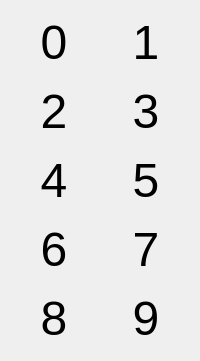
      <widget class="QWidget" name="tab_3">
       <attribute name="title">
        <string>Numbers</string>
       </attribute>
       <layout class="QGridLayout" name="gridLayout_5">
        <item row="2" column="0">
         <widget class="QPushButton" name="pushButton_54">
          <property name="sizePolicy">
           <sizepolicy hsizetype="Expanding" vsizetype="Expanding">
            <horstretch>0</horstretch>
            <verstretch>0</verstretch>
           </sizepolicy>
          </property>
          <property name="font">
           <font>
            <pointsize>36</pointsize>
           </font>
          </property>
          <property name="text">
           <string>4</string>
          </property>
          <property name="flat">
           <bool>true</bool>
          </property>
          <attribute name="buttonGroup">
           <string notr="true">numberButtons</string>
          </attribute>
         </widget>
        </item>
        <item row="4" column="1">
         <widget class="QPushButton" name="pushButton_51">
          <property name="sizePolicy">
           <sizepolicy hsizetype="Expanding" vsizetype="Expanding">
            <horstretch>0</horstretch>
            <verstretch>0</verstretch>
           </sizepolicy>
          </property>
          <property name="font">
           <font>
            <pointsize>36</pointsize>
           </font>
          </property>
          <property name="text">
           <string>9</string>
          </property>
          <property name="flat">
           <bool>true</bool>
          </property>
          <attribute name="buttonGroup">
           <string notr="true">numberButtons</string>
          </attribute>
         </widget>
        </item>
        <item row="0" column="1">
         <widget class="QPushButton" name="pushButton_49">
          <property name="sizePolicy">
           <sizepolicy hsizetype="Expanding" vsizetype="Expanding">
            <horstretch>0</horstretch>
            <verstretch>0</verstretch>
           </sizepolicy>
          </property>
          <property name="font">
           <font>
            <pointsize>36</pointsize>
           </font>
          </property>
          <property name="text">
           <string>1</string>
          </property>
          <property name="flat">
           <bool>true</bool>
          </property>
          <attribute name="buttonGroup">
           <string notr="true">numberButtons</string>
          </attribute>
         </widget>
        </item>
        <item row="4" column="0">
         <widget class="QPushButton" name="pushButton_50">
          <property name="sizePolicy">
           <sizepolicy hsizetype="Expanding" vsizetype="Expanding">
            <horstretch>0</horstretch>
            <verstretch>0</verstretch>
           </sizepolicy>
          </property>
          <property name="font">
           <font>
            <pointsize>36</pointsize>
           </font>
          </property>
          <property name="text">
           <string>8</string>
          </property>
          <property name="flat">
           <bool>true</bool>
          </property>
          <attribute name="buttonGroup">
           <string notr="true">numberButtons</string>
          </attribute>
         </widget>
        </item>
        <item row="2" column="1">
         <widget class="QPushButton" name="pushButton_55">
          <property name="sizePolicy">
           <sizepolicy hsizetype="Expanding" vsizetype="Expanding">
            <horstretch>0</horstretch>
            <verstretch>0</verstretch>
           </sizepolicy>
          </property>
          <property name="font">
           <font>
            <pointsize>36</pointsize>
           </font>
          </property>
          <property name="text">
           <string>5</string>
          </property>
          <property name="flat">
           <bool>true</bool>
          </property>
          <attribute name="buttonGroup">
           <string notr="true">numberButtons</string>
          </attribute>
         </widget>
        </item>
        <item row="3" column="1">
         <widget class="QPushButton" name="pushButton_53">
          <property name="sizePolicy">
           <sizepolicy hsizetype="Expanding" vsizetype="Expanding">
            <horstretch>0</horstretch>
            <verstretch>0</verstretch>
           </sizepolicy>
          </property>
          <property name="font">
           <font>
            <pointsize>36</pointsize>
           </font>
          </property>
          <property name="text">
           <string>7</string>
          </property>
          <property name="flat">
           <bool>true</bool>
          </property>
          <attribute name="buttonGroup">
           <string notr="true">numberButtons</string>
          </attribute>
         </widget>
        </item>
        <item row="0" column="0">
         <widget class="QPushButton" name="pushButton_48">
          <property name="sizePolicy">
           <sizepolicy hsizetype="Expanding" vsizetype="Expanding">
            <horstretch>0</horstretch>
            <verstretch>0</verstretch>
           </sizepolicy>
          </property>
          <property name="font">
           <font>
            <pointsize>36</pointsize>
           </font>
          </property>
          <property name="text">
           <string>0</string>
          </property>
          <property name="flat">
           <bool>true</bool>
          </property>
          <attribute name="buttonGroup">
           <string notr="true">numberButtons</string>
          </attribute>
         </widget>
        </item>
        <item row="3" column="0">
         <widget class="QPushButton" name="pushButton_52">
          <property name="sizePolicy">
           <sizepolicy hsizetype="Expanding" vsizetype="Expanding">
            <horstretch>0</horstretch>
            <verstretch>0</verstretch>
           </sizepolicy>
          </property>
          <property name="font">
           <font>
            <pointsize>36</pointsize>
           </font>
          </property>
          <property name="text">
           <string>6</string>
          </property>
          <property name="flat">
           <bool>true</bool>
          </property>
          <attribute name="buttonGroup">
           <string notr="true">numberButtons</string>
          </attribute>
         </widget>
        </item>
        <item row="1" column="0">
         <widget class="QPushButton" name="pushButton_56">
          <property name="sizePolicy">
           <sizepolicy hsizetype="Expanding" vsizetype="Expanding">
            <horstretch>0</horstretch>
            <verstretch>0</verstretch>
           </sizepolicy>
          </property>
          <property name="font">
           <font>
            <pointsize>36</pointsize>
           </font>
          </property>
          <property name="text">
           <string>2</string>
          </property>
          <property name="flat">
           <bool>true</bool>
          </property>
          <attribute name="buttonGroup">
           <string notr="true">numberButtons</string>
          </attribute>
         </widget>
        </item>
        <item row="1" column="1">
         <widget class="QPushButton" name="pushButton_57">
          <property name="sizePolicy">
           <sizepolicy hsizetype="Expanding" vsizetype="Expanding">
            <horstretch>0</horstretch>
            <verstretch>0</verstretch>
           </sizepolicy>
          </property>
          <property name="font">
           <font>
            <pointsize>36</pointsize>
           </font>
          </property>
          <property name="text">
           <string>3</string>
          </property>
          <property name="flat">
           <bool>true</bool>
          </property>
          <attribute name="buttonGroup">
           <string notr="true">numberButtons</string>
          </attribute>
         </widget>
        </item>
       </layout>
      </widget>
